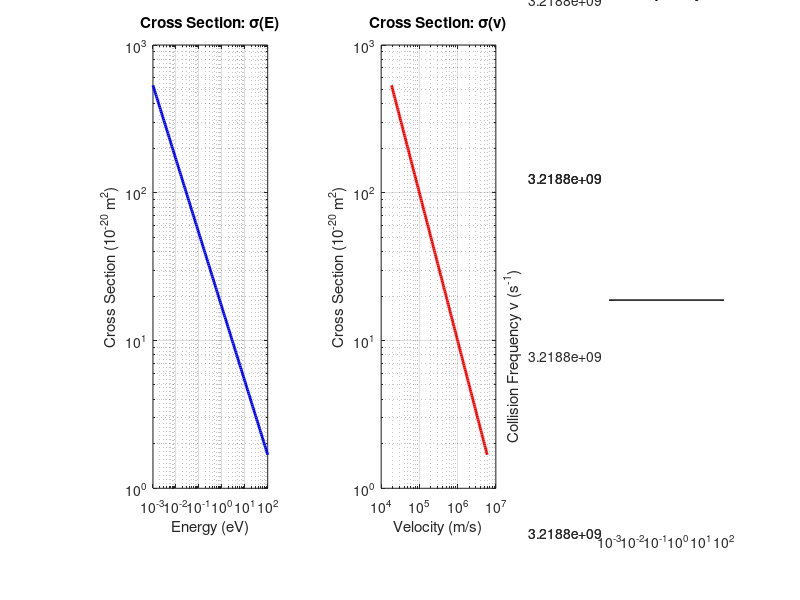

Recreate this plot in MATLAB.
% Script para gerar secção eficaz para teste Maxwellian (nu = const)
% Para obter nu = const, precisamos de sigma(v) ∝ 1/v
% nu = N * sigma(v) * v = N * sigma_0 * (v_0/v) * v = N * sigma_0 * v_0 = const
% Esta configuração resulta numa distribuição Maxwelliana, não Druyvesteyn

clear; clc;

fprintf('=== Generating Maxwellian (nu=const) Cross Section ===\n');

% Constantes
eV_to_J = 1.60218e-19;  % conversão eV para Joules
me = 9.10938e-31;       % massa do eletrão (kg)

% Parâmetros da secção eficaz
% Escolher valores REALISTAS para garantir nu = const
% Usar valores similares ao H2 real (~1e-19 m²)
v_0 = 1e6;              % velocidade de referência (m/s) - REDUZIDO
sigma_0 = 1e-19;        % secção eficaz de referência (m^2) - REDUZIDO para ser mais realista

% Criar array de energia
energy_eV = logspace(-3, 2, 200);  % de 1 meV a 10 eV
energy_J = energy_eV * eV_to_J;

% Calcular velocidade correspondente: E = (1/2) * m * v^2
velocity = sqrt(2 * energy_J / me);

% Secção eficaz: sigma(v) = sigma_0 * (v_0 / v)
% Mas na verdade, na base de dados é sigma(E), então:
% sigma(E) = sigma_0 * (v_0 / v(E)) = sigma_0 * v_0 * sqrt(m / (2*E))
cross_section = sigma_0 * v_0 * sqrt(me ./ (2 * energy_J));

% Converter para unidades típicas do LXCat (m^2)
% Já está em m^2

% Criar directório se não existir
if ~exist('../Input/Maxwellian_const_v', 'dir')
    mkdir('../Input/Maxwellian_const_v');
end

% Escrever ficheiro no formato LXCat
filename = '../Input/Maxwellian_const_v/constant_nu_elastic.txt';
fid = fopen(filename, 'w');

% Cabeçalho no estilo LXCat (seguindo o formato do H2_LXCat.txt)
fprintf(fid, 'LXCat, www.lxcat.net\n');
fprintf(fid, 'Generated on %s. All rights reserved.\n\n', datestr(now, 'dd mmm yyyy'));
fprintf(fid, 'RECOMMENDED REFERENCE FORMAT\n');
fprintf(fid, '- Maxwellian (nu=const) test database, custom cross section for constant collision frequency.\n\n');
fprintf(fid, 'CROSS SECTION DATA FORMAT\n');
fprintf(fid, 'Custom elastic cross section designed to ensure constant collision frequency nu = N*sigma*v = const.\n');
fprintf(fid, 'This is achieved by making sigma(v) proportional to 1/v.\n');
fprintf(fid, 'Note: This configuration results in a Maxwellian distribution, not a Druyvesteyn distribution.\n\n');
fprintf(fid, '********************************************************** H2 **********************************************************\n\n');
fprintf(fid, 'ELASTIC\n');
fprintf(fid, 'H2\n');
fprintf(fid, ' 2.743480e-4\n');  % m/M ratio (electron mass / H2 mass)
fprintf(fid, 'SPECIES: e / H2\n');
fprintf(fid, 'PROCESS: E + H2 -> E + H2, Elastic (Maxwellian nu=const test)\n');
fprintf(fid, 'PARAM.:  m/M = 0.000274348, sigma(v) proportional to 1/v\n');
fprintf(fid, 'COMMENT: [E + H2(X) -> E + H2(X), Elastic] Custom cross section for Maxwellian (nu=const) test.\n');
fprintf(fid, 'COMMENT: Designed to ensure constant collision frequency nu = N * sigma * v = const.\n');
fprintf(fid, 'COMMENT: Results in a Maxwellian distribution, not Druyvesteyn.\n');
fprintf(fid, 'UPDATED: %s\n', datestr(now, 'yyyy-mm-dd HH:MM:SS'));
fprintf(fid, 'COLUMNS: Energy (eV) | Cross section (m2)\n');
fprintf(fid, '-----------------------------\n');

% Escrever dados (formato exato do LXCat)
for i = 1:length(energy_eV)
    fprintf(fid, ' %.6e\t%.6e\n', energy_eV(i), cross_section(i));
end
fprintf(fid, '-----------------------------\n');

fclose(fid);

fprintf('Cross section file created: %s\n', filename);

% Plotar para verificação
figure('Position', [100, 100, 1200, 400]);

subplot(1,3,1);
loglog(energy_eV, cross_section * 1e20, 'b-', 'LineWidth', 2);
xlabel('Energy (eV)');
ylabel('Cross Section (10^{-20} m^2)');
title('Cross Section: \sigma(E)');
grid on;

subplot(1,3,2);
loglog(velocity, cross_section * 1e20, 'r-', 'LineWidth', 2);
xlabel('Velocity (m/s)');
ylabel('Cross Section (10^{-20} m^2)');
title('Cross Section: \sigma(v)');
grid on;

subplot(1,3,3);
% Verificar que nu = N * sigma * v = constante
N = 133.32 / 1.380649e-23 / 300;  % densidade do gás a 133.32 Pa e 300 K (m^-3)
nu = N * cross_section .* velocity;
semilogx(energy_eV, nu, 'g-', 'LineWidth', 2);
xlabel('Energy (eV)');
ylabel('Collision Frequency \nu (s^{-1})');
title('Collision Frequency: \nu = N \sigma v');
grid on;

saveas(gcf, '../Input/Maxwellian_const_v/cross_section_verification.png');
fprintf('Verification plot saved: ../Input/Maxwellian_const_v/cross_section_verification.png\n');

% Verificar que nu é aproximadamente constante
fprintf('\nVerification:\n');
fprintf('  Min collision frequency: %.3e s^-1\n', min(nu));
fprintf('  Max collision frequency: %.3e s^-1\n', max(nu));
fprintf('  Mean collision frequency: %.3e s^-1\n', mean(nu));
fprintf('  Relative variation: %.2f%%\n', (max(nu)-min(nu))/mean(nu)*100);

fprintf('\n=== Cross section generation completed ===\n');
